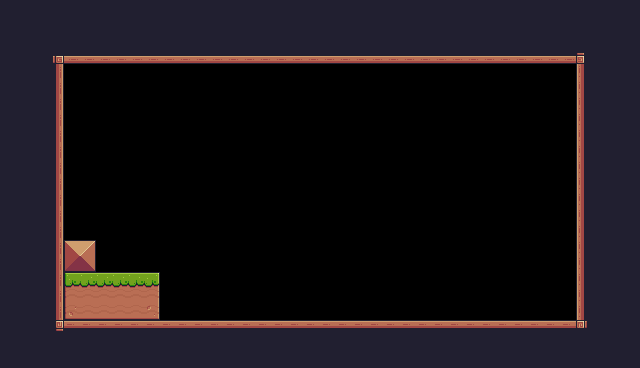

This game map was drawn from its Tiled (.tmx) file and the tilesets committed beside it. A one-line description and the full map source follow:
An orthogonal 40x23 tile map with 16x16 px tiles, 1 tile layer (Background) and 1 object (Player).

<map version="1.10" tiledversion="1.10.2" orientation="orthogonal" renderorder="right-down" width="40" height="23" tilewidth="16" tileheight="16" infinite="0" nextlayerid="4" nextobjectid="9">
 <tileset firstgid="1" source="Pixel_Adventure_TileSet.tsx" />
 <layer id="1" name="Background" width="40" height="23">
  <data encoding="csv">
24,24,24,24,24,24,24,24,24,24,24,24,24,24,24,24,24,24,24,24,24,24,24,24,24,24,24,24,24,24,24,24,24,24,24,24,24,24,24,24,
24,24,24,24,24,24,24,24,24,24,24,24,24,24,24,24,24,24,24,24,24,24,24,24,24,24,24,24,24,24,24,24,24,24,24,24,24,24,24,24,
24,24,24,24,24,24,24,24,24,24,24,24,24,24,24,24,24,24,24,24,24,24,24,24,24,24,24,24,24,24,24,24,24,24,24,24,24,24,24,24,
24,24,24,92,134,134,134,134,134,134,134,134,134,134,134,134,134,134,134,134,134,134,134,134,134,134,134,134,134,134,134,134,134,134,134,134,93,24,24,24,
24,24,24,113,0,0,0,0,0,0,0,0,0,0,0,0,0,0,0,0,0,0,0,0,0,0,0,0,0,0,0,0,0,0,0,0,111,24,24,24,
24,24,24,113,0,0,0,0,0,0,0,0,0,0,0,0,0,0,0,0,0,0,0,0,0,0,0,0,0,0,0,0,0,0,0,0,111,24,24,24,
24,24,24,113,0,0,0,0,0,0,0,0,0,0,0,0,0,0,0,0,0,0,0,0,0,0,0,0,0,0,0,0,0,0,0,0,111,24,24,24,
24,24,24,113,0,0,0,0,0,0,0,0,0,0,0,0,0,0,0,0,0,0,0,0,0,0,0,0,0,0,0,0,0,0,0,0,111,24,24,24,
24,24,24,113,0,0,0,0,0,0,0,0,0,0,0,0,0,0,0,0,0,0,0,0,0,0,0,0,0,0,0,0,0,0,0,0,111,24,24,24,
24,24,24,113,0,0,0,0,0,0,0,0,0,0,0,0,0,0,0,0,0,0,0,0,0,0,0,0,0,0,0,0,0,0,0,0,111,24,24,24,
24,24,24,113,0,0,0,0,0,0,0,0,0,0,0,0,0,0,0,0,0,0,0,0,0,0,0,0,0,0,0,0,0,0,0,0,111,24,24,24,
24,24,24,113,0,0,0,0,0,0,0,0,0,0,0,0,0,0,0,0,0,0,0,0,0,0,0,0,0,0,0,0,0,0,0,0,111,24,24,24,
24,24,24,113,0,0,0,0,0,0,0,0,0,0,0,0,0,0,0,0,0,0,0,0,0,0,0,0,0,0,0,0,0,0,0,0,111,24,24,24,
24,24,24,113,0,0,0,0,0,0,0,0,137,0,0,0,0,0,0,0,0,0,0,0,0,0,0,0,0,0,0,0,0,0,0,0,111,24,24,24,
24,24,24,113,0,0,0,0,0,0,0,0,159,0,0,0,0,0,0,0,0,0,0,0,0,0,0,0,0,0,0,0,0,0,0,0,111,24,24,24,
24,24,24,113,36,37,0,0,0,0,0,0,0,0,0,0,0,0,0,0,0,0,0,0,0,0,0,0,0,0,0,0,0,0,0,0,111,24,24,24,
24,24,24,113,58,59,0,0,0,137,0,0,0,0,0,0,0,0,0,0,0,0,0,0,0,0,0,0,0,0,0,0,0,0,0,0,111,24,24,24,
24,24,24,113,7,8,8,8,8,9,0,0,0,0,0,0,0,0,0,0,0,0,0,0,0,0,0,0,0,0,0,0,0,0,0,0,111,24,24,24,
24,24,24,113,29,30,30,30,30,31,0,0,0,0,0,0,0,0,0,0,0,0,0,0,0,0,0,0,0,0,0,0,0,0,0,0,111,24,24,24,
24,24,24,113,51,52,52,52,52,53,0,0,0,0,0,0,0,0,0,0,0,0,0,0,0,0,0,0,0,0,0,0,0,0,0,0,111,24,24,24,
24,24,24,114,90,90,90,90,90,90,90,90,90,90,90,90,90,90,90,90,90,90,90,90,90,90,90,90,90,90,90,90,90,90,90,90,115,24,24,24,
24,24,24,24,24,24,24,24,24,24,24,24,24,24,24,24,24,24,24,24,24,24,24,24,24,24,24,24,24,24,24,24,24,24,24,24,24,24,24,24,
24,24,24,24,24,24,24,24,24,24,24,24,24,24,24,24,24,24,24,24,24,24,24,24,24,24,24,24,24,24,24,24,24,24,24,24,24,24,24,24
</data>
 </layer>
 <objectgroup id="3" name="SpawnPoints">
  <object id="8" type="Player" x="128" y="240" width="32" height="32" />
 </objectgroup>
</map>
